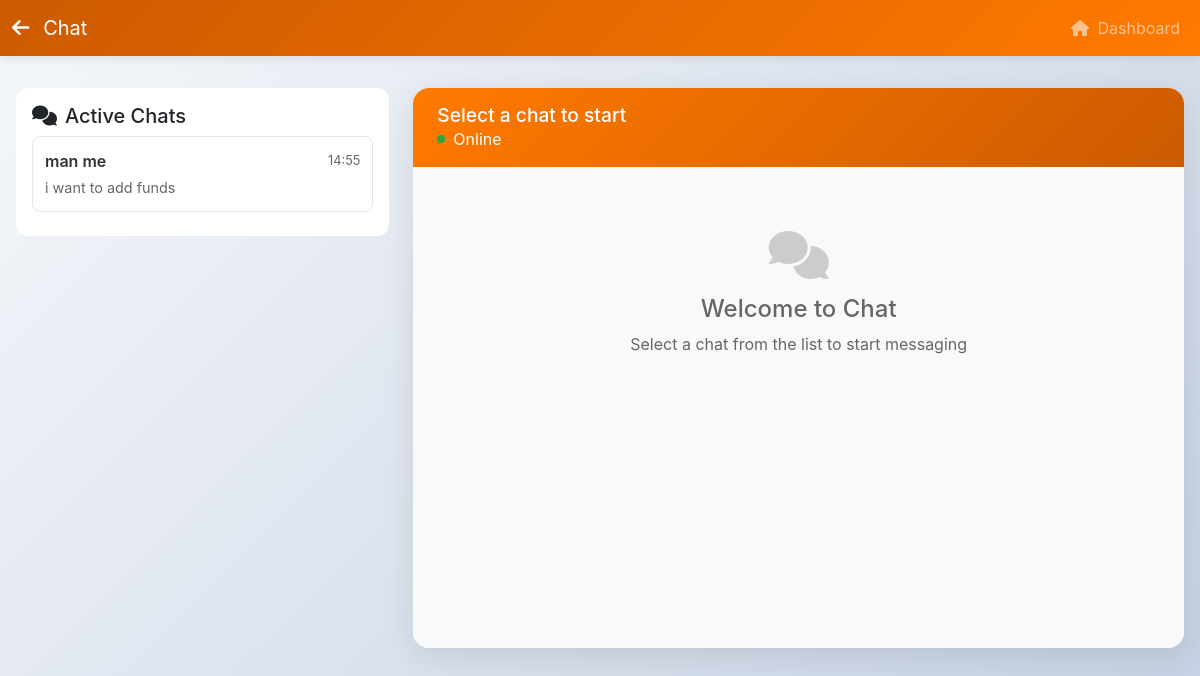
Screenshot of /accounts/chat/ (signed in) with the database file from the repository.
### accounts/models.py (models this page shows, shortened)
class ChatSession(models.Model):
    STATUS_CHOICES = [
        ('pending', 'Pending'),
        ('active', 'Active'),
        ('closed', 'Closed'),
    ]
    user = models.ForeignKey(User, on_delete=models.CASCADE, related_name='user_chats')
    agent = models.ForeignKey(User, on_delete=models.CASCADE, related_name='agent_chats', null=True, blank=True)
    subject = models.CharField(max_length=200, default='Live Chat')
    status = models.CharField(max_length=20, choices=STATUS_CHOICES, default='pending')
    created_at = models.DateTimeField(auto_now_add=True)
    started_at = models.DateTimeField(null=True, blank=True)
    closed_at = models.DateTimeField(auto_now=True)

class User(AbstractUser):
    email = models.EmailField(unique=True)
    phone = models.CharField(max_length=15, blank=True, null=True)
    phone_verified = models.BooleanField(default=False)
    profile_picture = models.ImageField(upload_to='profile_pictures/', blank=True, null=True)
    USERNAME_FIELD = 'email'
    REQUIRED_FIELDS = ['username']

class ChatMessage(models.Model):
    chat_session = models.ForeignKey(ChatSession, on_delete=models.CASCADE, related_name='messages')
    sender = models.ForeignKey(User, on_delete=models.CASCADE)
    message = models.TextField()
    timestamp = models.DateTimeField(auto_now_add=True)
    is_read = models.BooleanField(default=False)
    class Meta:
        ordering = ['timestamp']

### accounts/views.py (the view)
# urls.py: path('chat/', views.chat_page, name='chat_page'),
@login_required
def chat_page(request):
    from django.db.models import Q
    if request.user.is_staff:
        chat_sessions = ChatSession.objects.filter(agent=request.user, status='active')
    else:
        chat_sessions = ChatSession.objects.filter(
            Q(user=request.user, status__in=['active', 'pending']) | Q(agent=request.user, status='active')
        )
    has_pending = False
    if not request.user.is_staff:
        has_pending = ChatSession.objects.filter(user=request.user, status='pending').exists()
    return render(request, 'accounts/chat_page.html', {
        'chat_sessions': chat_sessions,
        'has_pending': has_pending,
    })

### templates/accounts/chat_page.html (shortened to what this page needs)
{% load static %}
<!DOCTYPE html>
<html lang="en">
<head>
    <link rel="stylesheet" href="https://cdnjs.cloudflare.com/ajax/libs/font-awesome/6.0.0/css/all.min.css">
    <link href="https://cdn.jsdelivr.net/npm/bootstrap@5.3.0/dist/css/bootstrap.min.css" rel="stylesheet">
</head>
<body>
    <nav class="navbar navbar-expand-lg navbar-dark">
        <div class="container-fluid">
            <a class="navbar-brand" href="{% url 'wallet:dashboard' %}">
                <i class="fas fa-arrow-left me-2"></i>
                Chat
            </a>
            <div class="navbar-nav ms-auto">
                <a class="nav-link" href="{% url 'wallet:dashboard' %}">
                    <i class="fas fa-home me-1"></i> Dashboard
                </a>
            </div>
        </div>
    </nav>
    <div class="main-container">
        {% if chat_sessions %}
            <div class="row">
                <div class="col-md-4">
                    <div class="chat-list">
                        <h5><i class="fas fa-comments me-2"></i>Active Chats</h5>
                        {% for chat in chat_sessions %}
                        <div class="chat-item{% if chat.status == 'pending' %} disabled{% endif %}" data-chat-id="{{ chat.id }}" data-status="{{ chat.status }}" onclick="loadChat(this.dataset.chatId, event)">
                            <div class="chat-item-header">
                                <div class="chat-item-name">
                                    {% if request.user.is_staff %}
                                        {{ chat.user.first_name }} {{ chat.user.last_name }}
                                    {% else %}
                                        {{ chat.agent.first_name }} {{ chat.agent.last_name }}
                                    {% endif %}
                                </div>
                                <div class="chat-item-time">
                                    {% if chat.status == 'pending' %}
                                        <span class="badge bg-warning text-dark">Pending</span>
                                    {% else %}
                                        {{ chat.created_at|date:"H:i" }}
                                    {% endif %}
                                </div>
                            </div>
                            <div class="chat-item-message">
                                {{ chat.messages.first.message|default:"Chat started"|truncatechars:50 }}
                            </div>
                        </div>
                        {% endfor %}
                    </div>
                </div>
                <div class="col-md-8">
                    <div class="chat-container">
                        <div class="chat-header">
                            <div>
                                <h3 id="chatTitle">Select a chat to start</h3>
                                <div class="chat-status">
                                    <div class="status-dot"></div>
                                    <span id="chatStatus">Online</span>
                                </div>
                            </div>
                        </div>
                        <div class="chat-messages" id="chatMessages">
                            <div class="no-chats">
                                <i class="fas fa-comments"></i>
                                <h4>Welcome to Chat</h4>
                                <p>Select a chat from the list to start messaging</p>
                            </div>
                        </div>
                    </div>
                </div>
            </div>
        {% endif %}
    </div>
</body>
</html>

### templates/accounts/chat_page.html (style rules this page uses)
body { font-family: 'Inter', -apple-system, BlinkMacSystemFont, sans-serif; background: linear-gradient(135deg, #f5f7fa 0%, #c3cfe2 100%); min-height: 100vh; margin: 0; padding: 0; }
.navbar { background: linear-gradient(135deg, #cc5a00 0%, #ff7a00 100%); box-shadow: 0 2px 10px rgba(0,0,0,0.1); }
.main-container { max-width: 1200px; margin: 2rem auto; padding: 0 1rem; }
.chat-container { background: white; border-radius: 16px; box-shadow: 0 8px 32px rgba(0,0,0,0.1); overflow: hidden; height: 70vh; display: flex; flex-direction: column; }
.chat-header { background: linear-gradient(135deg, #ff7a00 0%, #cc5a00 100%); color: white; padding: 1rem 1.5rem; display: flex; align-items: center; justify-content: space-between; }
.chat-header h3 { margin: 0; font-size: 1.2rem; }
.chat-status { display: flex; align-items: center; gap: 0.5rem; }
.status-dot { width: 8px; height: 8px; border-radius: 50%; background: #28a745; }
.chat-messages { flex: 1; padding: 1rem; overflow-y: auto; background: #f8f9fa; }
.no-chats { text-align: center; padding: 3rem; color: #666; }
.no-chats i { font-size: 3rem; margin-bottom: 1rem; color: #ccc; }
.chat-list { background: white; border-radius: 12px; padding: 1rem; margin-bottom: 1rem; }
.chat-item { padding: 0.75rem; border-radius: 8px; cursor: pointer; transition: background-color 0.3s ease; border: 1px solid #e1e5e9; margin-bottom: 0.5rem; }
.chat-item-header { display: flex; justify-content: space-between; align-items: center; margin-bottom: 0.25rem; }
.chat-item-name { font-weight: 600; color: #333; }
.chat-item-time { font-size: 0.8rem; color: #666; }
.chat-item-message { font-size: 0.9rem; color: #666; overflow: hidden; text-overflow: ellipsis; white-space: nowrap; }

### rows the page displays
ChatSession: user.first_name "man", user.last_name "me", created_at "14:55", messages.first.message "i want to add funds"
